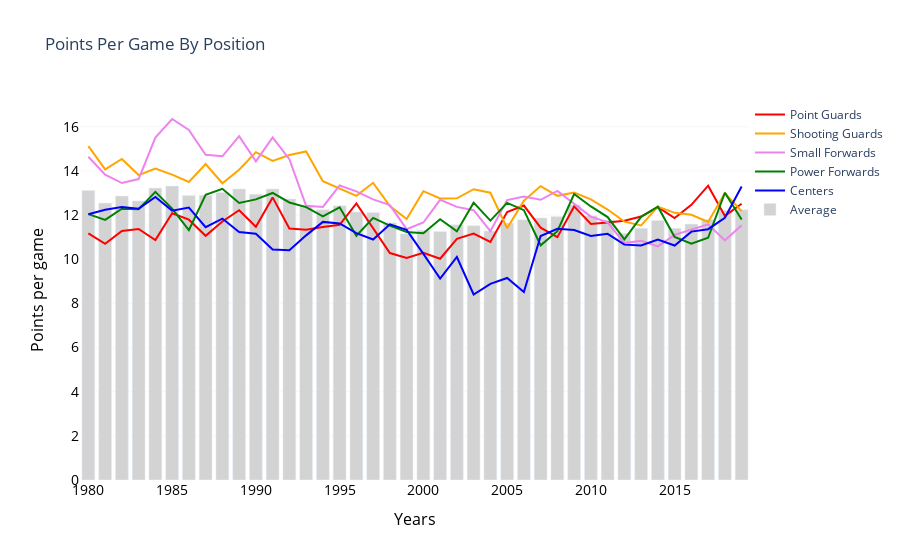

Write notebook code for a chart like this one.
### Markdown cell above
<h4>3.3.4 Points Per Game by Position</h4><br>

### Code cell
pts_pg = pygo.Scatter(x=st_yrs, y=st_pg['PTS_G'], 
                     name='Point Guards', marker=dict(color='red'))
pts_sg = pygo.Scatter(x=st_yrs, y=st_sg['PTS_G'], 
                     name='Shooting Guards', marker=dict(color='orange'))
pts_sf = pygo.Scatter(x=st_yrs, y=st_sf['PTS_G'], 
                     name='Small Forwards', marker=dict(color='violet'))
pts_pf = pygo.Scatter(x=st_yrs, y=st_pf['PTS_G'], 
                    name='Power Forwards', marker=dict(color='green'))
pts_c = pygo.Scatter(x=st_yrs, y=st_c['PTS_G'], 
                     name='Centers', marker=dict(color='blue'))
pts_avg = pygo.Bar(x=st_yrs, y=st_avg['PTS_G'],
                  name='Average', marker=dict(color='lightgray'))
data = [pts_pg,pts_sg,pts_sf,pts_pf,pts_c,pts_avg]
layout = pygo.Layout(
            title='Points Per Game By Position',
            xaxis=dict(
                    title='Years',
                    titlefont=dict(size=16, color='#000000'),
                    tickfont=dict(size=14, color='#000000')
                    ),
            yaxis=dict(
                    title="Points per game",
                    titlefont=dict(size=16, color='#000000'),
                    tickfont=dict(size=14, color='#000000'),
                    showgrid=True, gridwidth=0.2, gridcolor = '#D7DBDD'
                    ),
            legend=dict(
                    x=1, y=1.0, bgcolor='white', bordercolor='white'
                    ),
            plot_bgcolor = 'white',
            barmode = 'group',
            bargap = 0.15,
            bargroupgap = 0.1
)

fig = pygo.Figure(data=data, layout=layout)
plot(fig)
fig.show()
HTML('''<script>
code_show=true; 
function code_toggle() {
 if (code_show){
 $('div.input').hide();
 } else {
 $('div.input').show();
 }
 code_show = !code_show
} 
$( document ).ready(code_toggle);
</script>
<form action="javascript:code_toggle()"><input type="submit" value="Toggle Code"></form>''')

### Figure 1 — Plotly figure (JSON) as saved in the notebook; plotly's stock layout.template omitted (floating-point values rounded to 4 significant figures)
{"data": [{"marker": {"color": "red"}, "name": "Point Guards", "type": "scatter", "x": [1980, 1981, 1982, 1983, 1984, 1985, 1986, 1987, 1988, 1989, 1990, 1991, 1992, 1993, 1994, 1995, 1996, 1997, 1998, 1999, 2000, 2001, 2002, 2003, 2004, 2005, 2006, 2007, 2008, 2009, 2010, 2011, 2012, 2013, 2014, 2015, 2016, 2017, 2018, 2019], "y": [11.17, 10.7, 11.28, 11.37, 10.87, 12.08, 11.79, 11.06, 11.71, 12.22, 11.47, 12.8, 11.39, 11.33, 11.46, 11.56, 12.53, 11.43, 10.28, 10.06, 10.29, 10.02, 10.92, 11.16, 10.78, 12.14, 12.43, 11.43, 11, 12.39, 11.6, 11.66, 11.74, 11.93, 12.36, 11.86, 12.46, 13.33, 11.96, 12.51]}, {"marker": {"color": "orange"}, "name": "Shooting Guards", "type": "scatter", "x": [1980, 1981, 1982, 1983, 1984, 1985, 1986, 1987, 1988, 1989, 1990, 1991, 1992, 1993, 1994, 1995, 1996, 1997, 1998, 1999, 2000, 2001, 2002, 2003, 2004, 2005, 2006, 2007, 2008, 2009, 2010, 2011, 2012, 2013, 2014, 2015, 2016, 2017, 2018, 2019], "y": [15.12, 14.07, 14.54, 13.81, 14.11, 13.83, 13.5, 14.31, 13.44, 14.05, 14.85, 14.45, 14.72, 14.88, 13.53, 13.21, 12.87, 13.46, 12.41, 11.82, 13.08, 12.75, 12.76, 13.17, 13.01, 11.4, 12.65, 13.31, 12.87, 13.02, 12.71, 12.25, 11.7, 11.53, 12.38, 12.1, 12.01, 11.69, 12.99, 12.18]}, {"marker": {"color": "violet"}, "name": "Small Forwards", "type": "scatter", "x": [1980, 1981, 1982, 1983, 1984, 1985, 1986, 1987, 1988, 1989, 1990, 1991, 1992, 1993, 1994, 1995, 1996, 1997, 1998, 1999, 2000, 2001, 2002, 2003, 2004, 2005, 2006, 2007, 2008, 2009, 2010, 2011, 2012, 2013, 2014, 2015, 2016, 2017, 2018, 2019], "y": [14.64, 13.83, 13.45, 13.63, 15.51, 16.35, 15.85, 14.73, 14.66, 15.57, 14.43, 15.52, 14.53, 12.42, 12.37, 13.34, 13.07, 12.71, 12.45, 11.36, 11.66, 12.69, 12.37, 12.22, 11.27, 12.68, 12.84, 12.69, 13.09, 12.53, 11.93, 11.67, 10.73, 10.84, 10.58, 11.1, 11.35, 11.58, 10.85, 11.54]}, {"marker": {"color": "green"}, "name": "Power Forwards", "type": "scatter", "x": [1980, 1981, 1982, 1983, 1984, 1985, 1986, 1987, 1988, 1989, 1990, 1991, 1992, 1993, 1994, 1995, 1996, 1997, 1998, 1999, 2000, 2001, 2002, 2003, 2004, 2005, 2006, 2007, 2008, 2009, 2010, 2011, 2012, 2013, 2014, 2015, 2016, 2017, 2018, 2019], "y": [12.04, 11.78, 12.29, 12.26, 13.05, 12.29, 11.32, 12.92, 13.19, 12.55, 12.71, 13, 12.57, 12.36, 11.94, 12.35, 11.06, 11.87, 11.52, 11.23, 11.18, 11.81, 11.26, 12.56, 11.75, 12.55, 12.22, 10.63, 11.27, 12.95, 12.39, 11.91, 10.9, 11.92, 12.38, 11.01, 10.7, 10.97, 13.01, 11.8]}, {"marker": {"color": "blue"}, "name": "Centers", "type": "scatter", "x": [1980, 1981, 1982, 1983, 1984, 1985, 1986, 1987, 1988, 1989, 1990, 1991, 1992, 1993, 1994, 1995, 1996, 1997, 1998, 1999, 2000, 2001, 2002, 2003, 2004, 2005, 2006, 2007, 2008, 2009, 2010, 2011, 2012, 2013, 2014, 2015, 2016, 2017, 2018, 2019], "y": [12.04, 12.24, 12.36, 12.29, 12.82, 12.2, 12.34, 11.45, 11.84, 11.23, 11.15, 10.44, 10.41, 11.08, 11.69, 11.62, 11.18, 10.89, 11.58, 11.33, 10.24, 9.12, 10.1, 8.4, 8.88, 9.15, 8.51, 11.05, 11.38, 11.32, 11.05, 11.15, 10.66, 10.62, 10.89, 10.62, 11.25, 11.36, 11.88, 13.29]}, {"marker": {"color": "lightgray"}, "name": "Average", "type": "bar", "x": [1980, 1981, 1982, 1983, 1984, 1985, 1986, 1987, 1988, 1989, 1990, 1991, 1992, 1993, 1994, 1995, 1996, 1997, 1998, 1999, 2000, 2001, 2002, 2003, 2004, 2005, 2006, 2007, 2008, 2009, 2010, 2011, 2012, 2013, 2014, 2015, 2016, 2017, 2018, 2019], "y": [13.11, 12.54, 12.86, 12.64, 13.22, 13.31, 12.88, 12.9, 13.02, 13.18, 12.94, 13.18, 12.73, 12.44, 12.24, 12.42, 12.14, 12.11, 11.65, 11.15, 11.31, 11.26, 11.56, 11.52, 11.28, 11.64, 11.79, 11.87, 11.93, 12.46, 11.97, 11.78, 11.18, 11.4, 11.75, 11.4, 11.59, 11.8, 12.21, 12.24]}], "layout": {"bargap": 0.15, "bargroupgap": 0.1, "barmode": "group", "legend": {"bgcolor": "white", "bordercolor": "white", "x": 1, "y": 1}, "plot_bgcolor": "white", "title": {"text": "Points Per Game By Position"}, "xaxis": {"tickfont": {"color": "#000000", "size": 14}, "title": {"font": {"color": "#000000", "size": 16}, "text": "Years"}}, "yaxis": {"gridcolor": "#D7DBDD", "gridwidth": 0.2, "showgrid": true, "tickfont": {"color": "#000000", "size": 14}, "title": {"font": {"color": "#000000", "size": 16}, "text": "Points per game"}}}}
